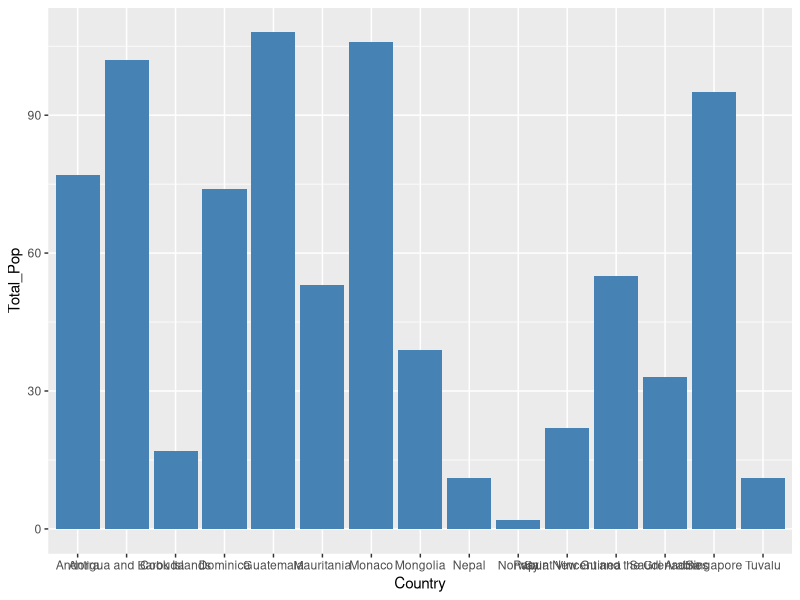
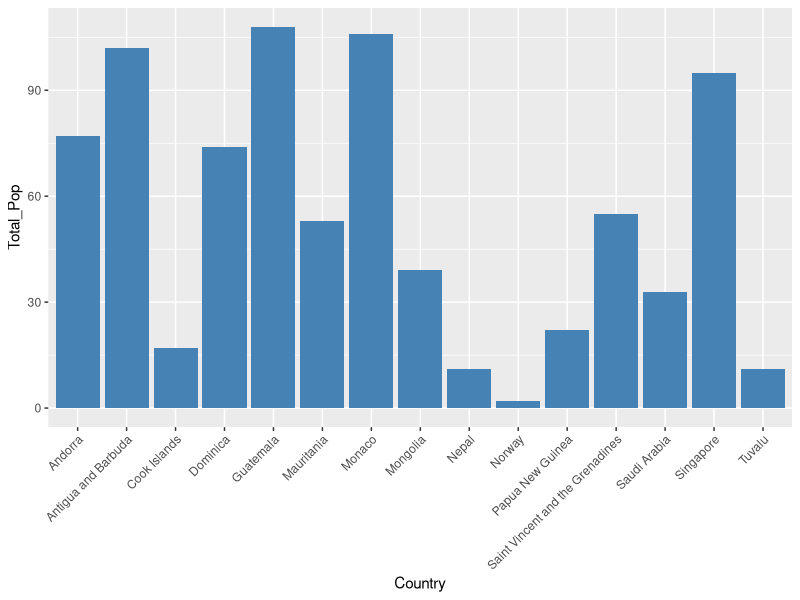
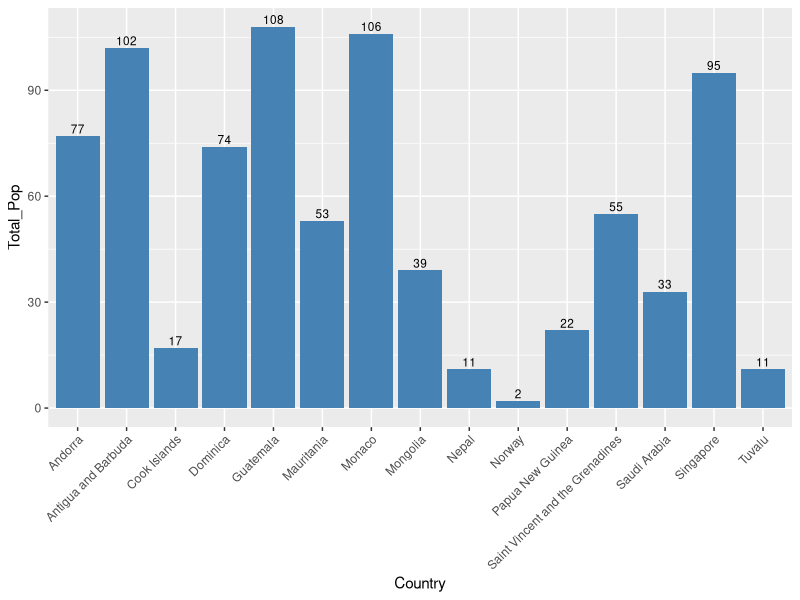
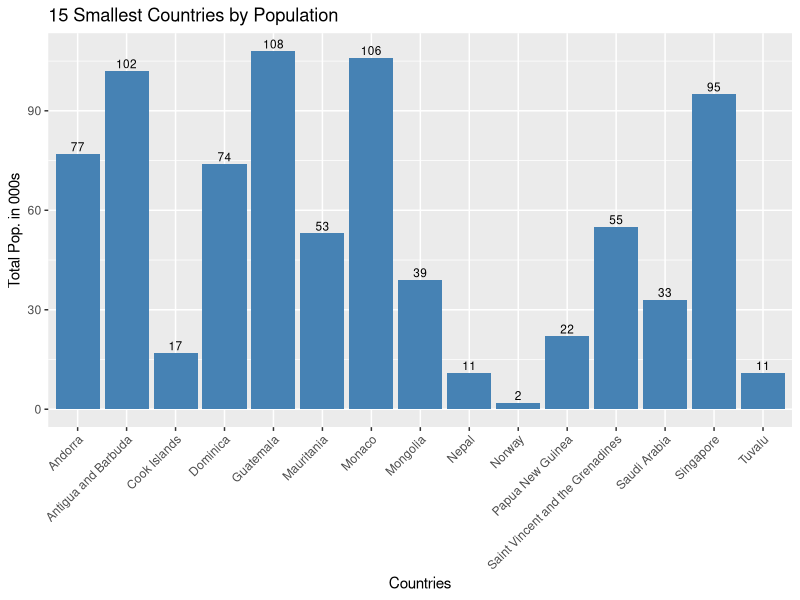
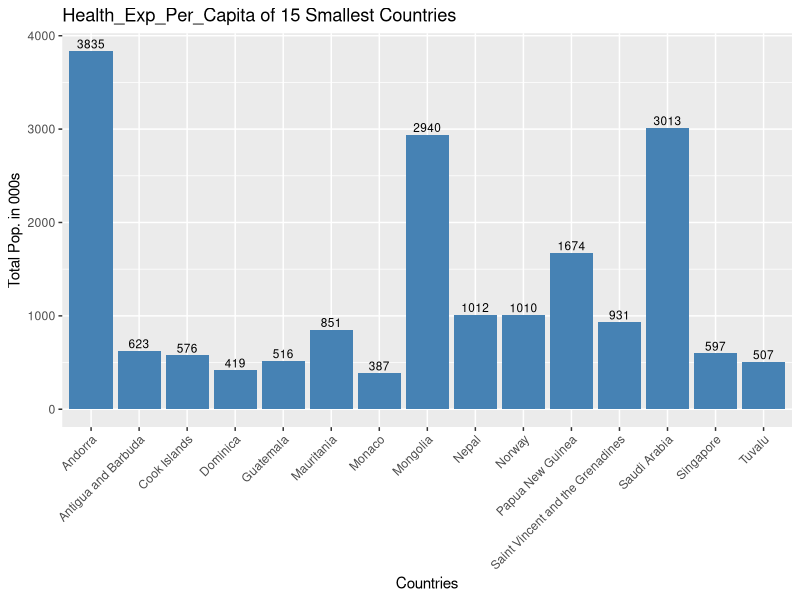
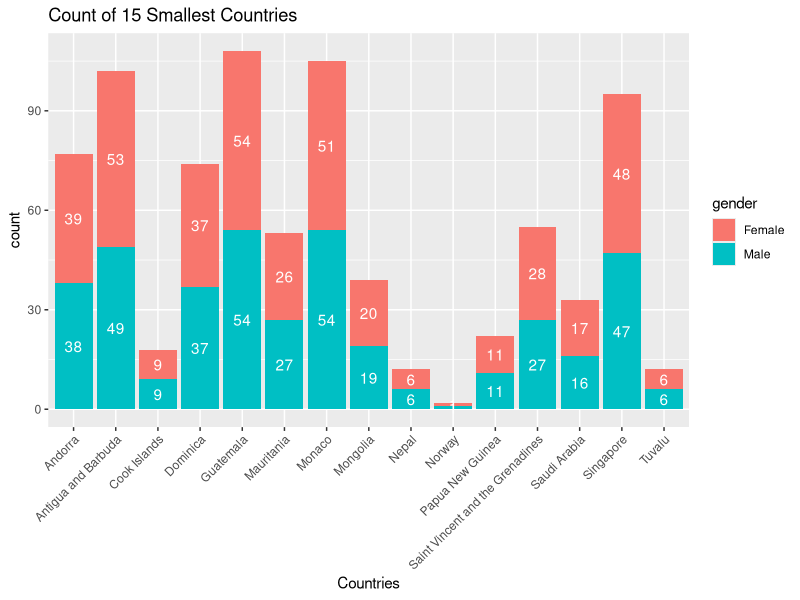

These figures' R source, in order: (Note: this script raises an error after producing the figures.)
## ---- chunk 1
data = read.csv("cleaned_WHS_2019.csv", stringsAsFactors = FALSE)
str(data)
## ---- chunk 2
library(ggplot2)
## ---- chunk 3
library(dplyr)
## ---- chunk 4
data_15 <- data[order(data$Total_Pop), ] %>%
  slice(1:15)

# Print a few rows to have a look
head(data_15)
## ---- chunk 5
# Basic barplot

p <-ggplot(data_15, aes(x=Country, y=Total_Pop)) +
  geom_bar(stat="identity", fill="steelblue") 
p
## ---- chunk 6
p <- p + theme(axis.text.x = element_text(angle = 45, hjust = 1))
p
## ---- chunk 7
p <- p + geom_text(aes(label= Total_Pop), vjust=-0.3, size=3)
p
## ---- chunk 8
p <- p + xlab("Countries") + ylab("Total Pop. in 000s") +
  ggtitle("15 Smallest Countries by Population") 
p
## ---- chunk 9
p <-ggplot(data_15, aes(x=Country, y=Health_Exp_Per_Capita)) +
              geom_bar(stat="identity", fill="steelblue") +
              theme(axis.text.x = element_text(angle = 45, hjust = 1)) + 
              geom_text(aes(label= Health_Exp_Per_Capita), vjust=-0.3, size=3) +
              xlab("Countries") + ylab("Total Pop. in 000s") +
              ggtitle("Health_Exp_Per_Capita of 15 Smallest Countries")
  
p
## ---- chunk 10
Countries <- data_15$Country

df_pop <- rbind(
        data.frame(Countries, "count" = data_15$Male, "gender"="Male"),
        data.frame(Countries, "count" = data_15$Female, "gender"="Female")
) %>%
  group_by(Countries) %>%
  mutate(lab_ypos = cumsum(count) - 0.5 * count)

df_pop
## ---- chunk 11
ggplot(df_pop, aes(x= Countries, y=count, fill=gender)) +
    geom_bar(stat="identity") +
    geom_text(aes(y = lab_ypos, label = count), color = "white") +
    theme(axis.text.x = element_text(angle = 45, hjust = 1)) +
    ggtitle("Count of 15 Smallest Countries")
## ---- chunk 12
df_pop <- data_15 %>% 
          group_by(Region) %>%
          summarise(
            Male = sum(Male, na.rm = TRUE),
            Female = sum(Female, na.rm = TRUE)) %>%
          pivot_longer(cols = c(Male, Female), names_to = "Gender", values_to = "Count") %>%
          mutate(lab_ypos = cumsum(Count) - 0.5 * Count)

ggplot(df_pop, aes(x= Region, y=Count, fill=Gender)) +
    geom_bar(stat="identity") +
    geom_text(aes(label = Count), position = position_stack(vjust = 0.5), color = "black", size = 3) +
    theme(axis.text.x = element_text(angle = 45, hjust = 1))+
    ggtitle("Count by Regions for 15 Smallest Countries")

## ---- chunk 13
ggplot(data=data, aes(x=Health_Exp_Per_Capita, y=Life_Expectancy_Both)) +
  geom_line() + 
  xlab("Health Expenditure Per Capita") + ylab("Life Expectancy") +
  ggtitle("Trend of Life Expectancy Vs. Health Expenditure Per Capita")
## ---- chunk 14
library(tidyr)
data_clean <- data %>% drop_na(Life_Expectancy_Both, Health_Exp_Per_Capita)

ggplot(data=data_clean, aes(x=Health_Exp_Per_Capita, y=Life_Expectancy_Both, group=1)) +
  geom_line()+
  xlab("Health Expenditure Per Capita") + ylab("Life Expectancy") +
  ggtitle("Trend of Life Expectancy Vs. Health Expenditure Per Capita")
## ---- chunk 15

# Remove special characters from the Country column
library(stringi)
data$Country <- stri_trans_general(data$Country, "Latin-ASCII")

data_long <- data %>% 
  select(Country, Region, Male, Female) %>% 
  pivot_longer(cols = c(Male, Female), names_to = "Gender", values_to = "Count")
colnames(data)
# Create a heatmap
heatmap_plot <- ggplot(average_health_exp, aes(x = Gender, y = Country, fill = Avg_Health_Exp)) +
  geom_tile() +
  scale_fill_gradient(low = "white", high = "blue") +  # You can adjust the color gradient
  labs(title = "Average Health Expenditure Per Capita by Country and Gender",
       x = "Gender",
       y = "Country",
       fill = "Avg Health Exp") +
  theme_minimal()
colnames(average_health_exp)

unique(average_health_exp$Country)

# Show the heatmap
print(heatmap_plot)
## ---- chunk 16
colnames(data)

data_agg <- data %>%
  group_by(Region) %>% summarise(Male = sum(Male), Female = sum(Female), 
                                  Life_Expec = sum(Life_Expectancy_Both, na.rm= TRUE), 
                                  Heart_Dis = sum(Heart_Disease_Total , na.rm= TRUE))
colnames(data_agg)
data_agg
## ---- chunk 17
matrix <- as.matrix(data_agg[, -1])
rownames(matrix) <- data_agg$Region
matrix

## ---- chunk 18
heatmap(matrix, scale = "column", cexRow = 0.8, cexCol = 1)
## ---- chunk 19
